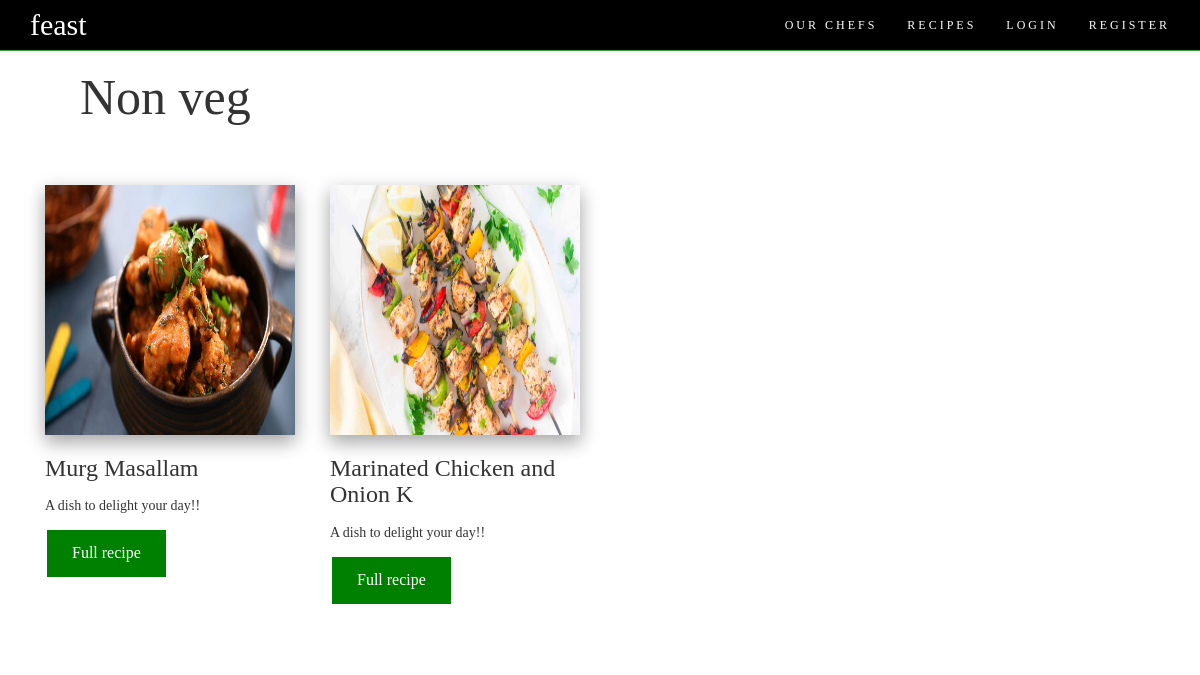
/recipes/1/Non veg/, run on the app's committed database.
### myapp/models.py (models this page shows, shortened)
class Category(models.Model):
    name=models.CharField(max_length=30,default='')
    image=models.ImageField(upload_to='category',default="")

class Food(models.Model):
    category_choices=(
        ('Non veg','Non veg'),
        ('Veg','Veg'),
        ('North Indian','North Indian'),
        ('Chinese','Chinese'),
        ('Italian','Italian'),
        ('Spanish','Spanish'),
        ('American','American'),
    )
    difficulty_choices=(
        ('Easy','Easy'),
        ('Medium','Medium'),
        ('Hard','Hard'),
    )
    author=models.ForeignKey(User,default=None,on_delete=models.CASCADE)
    name=models.CharField(max_length=30,default='')
    desc=models.CharField(max_length=30,default='')
    category=models.CharField(max_length=30,default='',choices=category_choices)
    servings=models.CharField(max_length=30,default='')
    prep_time=models.CharField(max_length=30,default='')
    ingredients=models.TextField(default='')
    cook_time=models.CharField(max_length=30,default='')
    difficulty=models.CharField(max_length=30,default='',choices=difficulty_choices)
    steps_to_follow=models.TextField(default='')
    image=models.ImageField(upload_to='food',default="")
    date_posted =models.DateTimeField(default=timezone.now)
    visits=models.IntegerField()

### myapp/views.py (the view)
# urls.py: path("recipes/<int:cid>/<cname>/", views.categoryview, name="categoryview"),
def categoryview(request,cid,cname):
    category1=Category.objects.get(id=cid)
    categoryname=category1.name
    food=Food.objects.filter(category=categoryname)
    context={
        'food':food,
        'category' : category1,
    }
    return render(request,'myapp/categoryview.html',context)

### myapp/templates/myapp/categoryview.html (shortened to what this page needs)
{% extends 'myapp/base.html' %}
        {% load static %}
        {% block content %}
        <div class="container" style="font-family: candara;margin-top: 50px;">
        <h1 style="padding: 50px;padding-top: 0px;font-size: 50px;">{{category.name}}</h1>
            {% for f in food %}
                <div class="card col-md-3 col-xs-12" style="margin-bottom: 40px;" >
                    <img src="/media/{{f.image}}" style="width: 250px;height: 250px ;" class="button1" alt="...">
                    <div class="card-body">
                      <h3 class="card-title">{{f.name}}</h3>
                      <p class="card-text" style="margin-top: 15px;">{{f.desc}}</p>
                      <a href="/recipes/{{category.name}}/{{f.id}}/{{f.name}}" class="button button2"  style="color: white;text-decoration: none;">Full recipe</a>
                    </div>
                  </div>
            {% endfor %}
        </div>
        {% endblock content %}

### myapp/templates/myapp/categoryview.html (style rules this page uses)
.button { background-color:green; border: none; color: white; padding: 12px 25px; text-align: center; text-decoration: none; display: inline-block; font-size: 16px; margin: 4px 2px; cursor: pointer; -webkit-transition-duration: 0.4s; transition-duration: 0.4s; }
.button1 { box-shadow: 0 8px 16px 0 rgba(0,0,0,0.2), 0 6px 20px 0 rgba(0,0,0,0.19); }

### data on the page
Category: name "Non veg"
Food: image (picture), name "Murg Masallam", desc "A dish to delight your day!!"
Food: image (picture), name "Marinated Chicken and Onion K", desc "A dish to delight your day!!"
